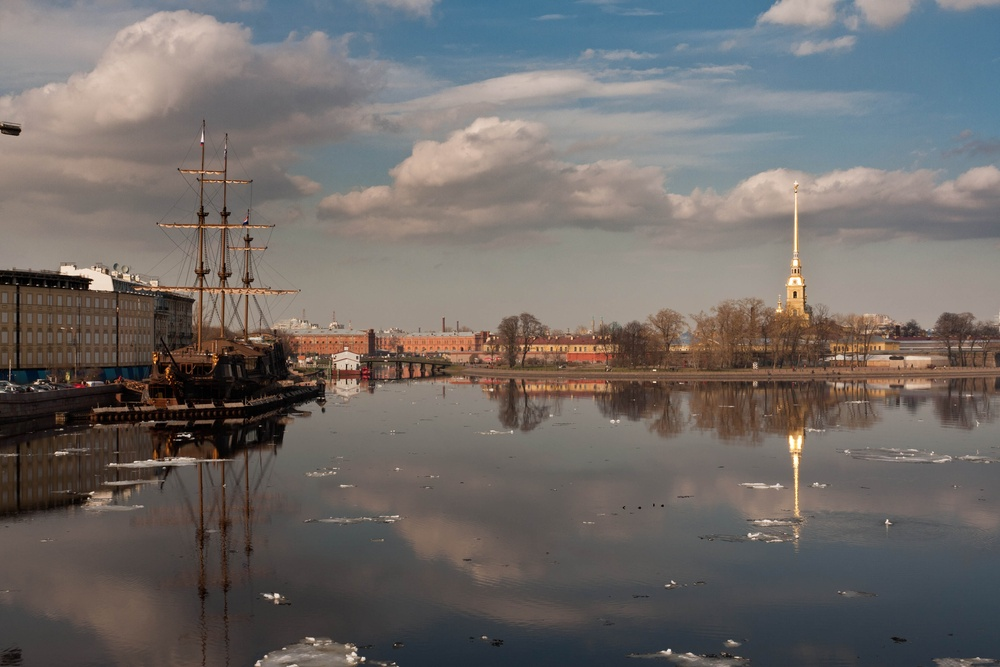
#> input picture EdgeDetection_Matching/Assignment3_Files/boat1.jpg, 1000 x 667 px, shrunk from 3888 x 2592 before the run
$ jupyter execute Assignment3_3.ipynb
#> lines starting #> are read from the running program, lines starting #| are printed output that depends on the picture
[cell 1]
import cv2
import numpy as np
import matplotlib.pyplot as plt

def show_match(img1, kp1, img2, kp2, matches, title):
    # Draw matches
    matched_img = cv2.drawMatches(
        img1, kp1,
        img2, kp2,
        matches, None,
        flags=cv2.DrawMatchesFlags_NOT_DRAW_SINGLE_POINTS,
        matchColor=(0, 255, 0)
    )

    # Convert BGR->RGB if images are BGR
    matched_img_rgb = cv2.cvtColor(matched_img, cv2.COLOR_BGR2RGB)

    plt.figure(figsize=(12,6))
    plt.title(title)
    plt.imshow(matched_img_rgb)
    plt.axis('off')
    plt.show()

# Read images
boat1_color = cv2.imread('Assignment3_Files/boat1.jpg')
#> boat1_color is the input picture: shape (667, 1000, 3); mean B, G, R 104, 106.6, 111.8
boat3_color = cv2.imread('Assignment3_Files/boat3.jpg')
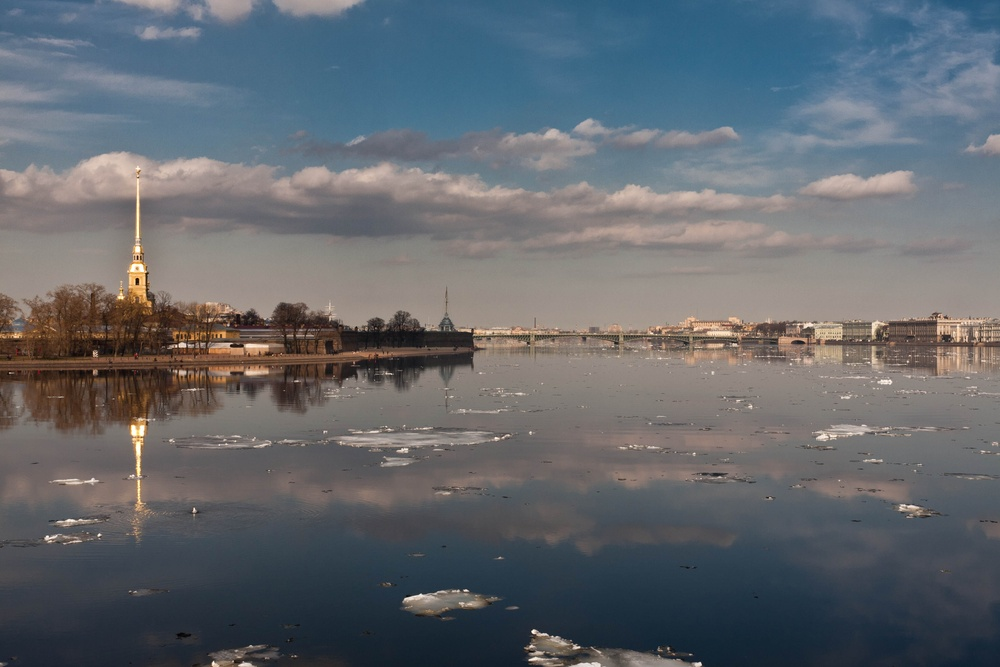
#> input picture EdgeDetection_Matching/Assignment3_Files/boat3.jpg, 1000 x 667 px, shrunk from 3888 x 2592 before the run
#> boat3_color is the input picture: shape (667, 1000, 3); mean B, G, R 109.4, 103.9, 99.5

# Convert to grayscale
boat1_gray = cv2.cvtColor(boat1_color, cv2.COLOR_BGR2GRAY)
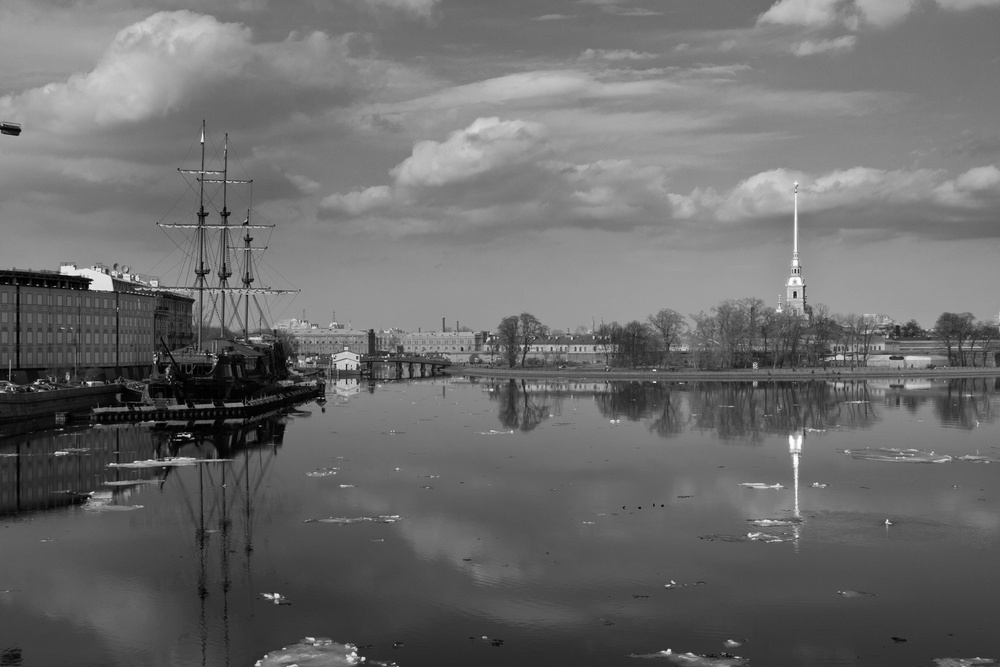
#> boat1_gray: shape (667, 1000); min 0, max 254, mean 107.8
boat3_gray = cv2.cvtColor(boat3_color, cv2.COLOR_BGR2GRAY)
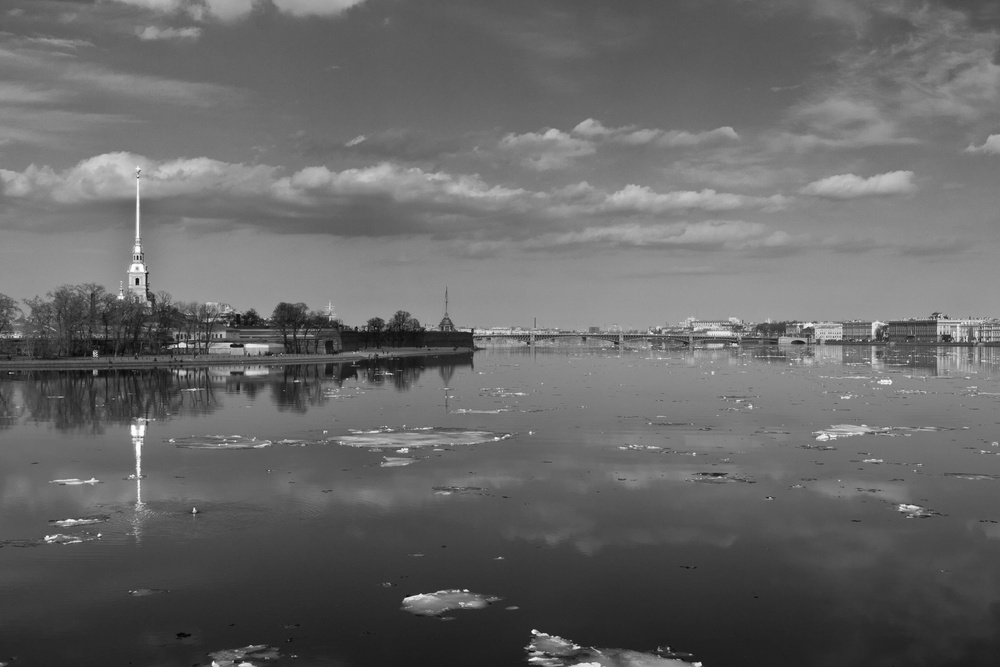
#> boat3_gray: shape (667, 1000); min 2, max 255, mean 103.2

[cell 2]
# Initialize ORB
orb = cv2.ORB_create(nfeatures=500)

# Detect and compute
kp1, des1 = orb.detectAndCompute(boat1_gray, None)
#> kp1 = 500 keypoints; strongest (x, y, size): (89, 287, 31), (89, 282, 31), (91, 280, 31), (188, 436, 31)
kp3, des3 = orb.detectAndCompute(boat3_gray, None)
#> kp3 = 500 keypoints; strongest (x, y, size): (532, 631, 31), (136, 279, 31), (180, 345, 31), (138, 282, 31)

print(f"Number of keypoints in boat1: {len(kp1)}")
#| Number of keypoints in boat1: 500
print(f"Number of keypoints in boat3: {len(kp3)}")
#| Number of keypoints in boat3: 500

[cell 3]
# BFMatcher with Hamming norm
bf = cv2.BFMatcher(cv2.NORM_HAMMING, crossCheck=True)

# Match descriptors
matches_bf = bf.match(des1, des3)
#> matches_bf = 173 matches

# Sort them in ascending order of distance
matches_bf = sorted(matches_bf, key=lambda x: x.distance)

# Show top 15 matches
top_15_bf = matches_bf[:15]
#> top_15_bf = 15 matches
show_match(boat1_color, kp1, boat3_color, kp3, top_15_bf, "BFMatcher Top 15 Matches (ORB)")
#> in show_match, `matched_img = cv2.drawMatches( img1, kp1, img2, kp2, matches, None, fl..`:
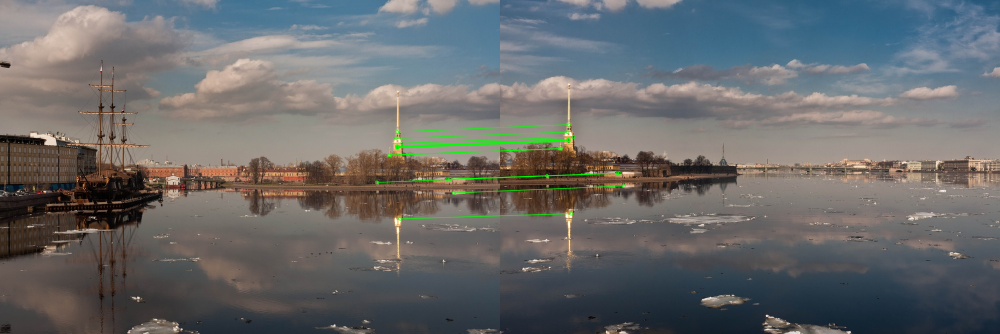
#> matched_img: shape (667, 2000, 3) (shown at 1/2 size); mean B, G, R 106.2, 105.8, 105

[cell 4]
# Show top 20 matches
top_20_bf = matches_bf[:20]
#> top_20_bf = 20 matches
show_match(boat1_color, kp1, boat3_color, kp3, top_20_bf, "BFMatcher Top 20 Matches (ORB)")

[cell 5]
# FLANN for ORB
FLANN_INDEX_LSH = 1
index_params= dict(algorithm = FLANN_INDEX_LSH,
                   table_number = 6,
                   key_size = 12,
                   multi_probe_level = 1)
search_params = dict(checks=50)

flann = cv2.FlannBasedMatcher(index_params, search_params)

# With ORB, pass descriptors as type float32
des1_float = np.float32(des1)
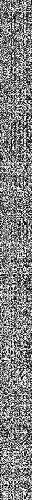
#> des1_float: shape (500, 32) float32; min 0, max 255, mean 128.7
des3_float = np.float32(des3)
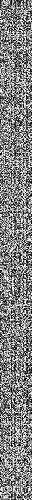
#> des3_float: shape (500, 32) float32; min 0, max 255, mean 129.4

matches_flann = flann.match(des1_float, des3_float)
#> matches_flann = 500 matches
matches_flann = sorted(matches_flann, key=lambda x: x.distance)

# Show top 20 matches
top_20_flann = matches_flann[:20]
#> top_20_flann = 20 matches
show_match(boat1_color, kp1, boat3_color, kp3, top_20_flann, "FlannBasedMatcher Top 20 Matches (ORB)")

[cell 6]
# Show top 15 matches
top_15_flann = matches_flann[:15]
#> top_15_flann = 15 matches
show_match(boat1_color, kp1, boat3_color, kp3, top_15_flann, "FlannBasedMatcher Top 15 Matches (ORB)")

[cell 7]
# Get image dimensions
h, w = boat3_gray.shape[:2]
#> h = 667; w = 1000
center = (w//2, h//2)
#> center = (500, 333)

# Rotation matrix: 20 deg CCW
angle = 20
rotation_matrix = cv2.getRotationMatrix2D(center, angle, 1.0)

# Perform the rotation
boat3_rotated_color = cv2.warpAffine(boat3_color, rotation_matrix, (w, h))
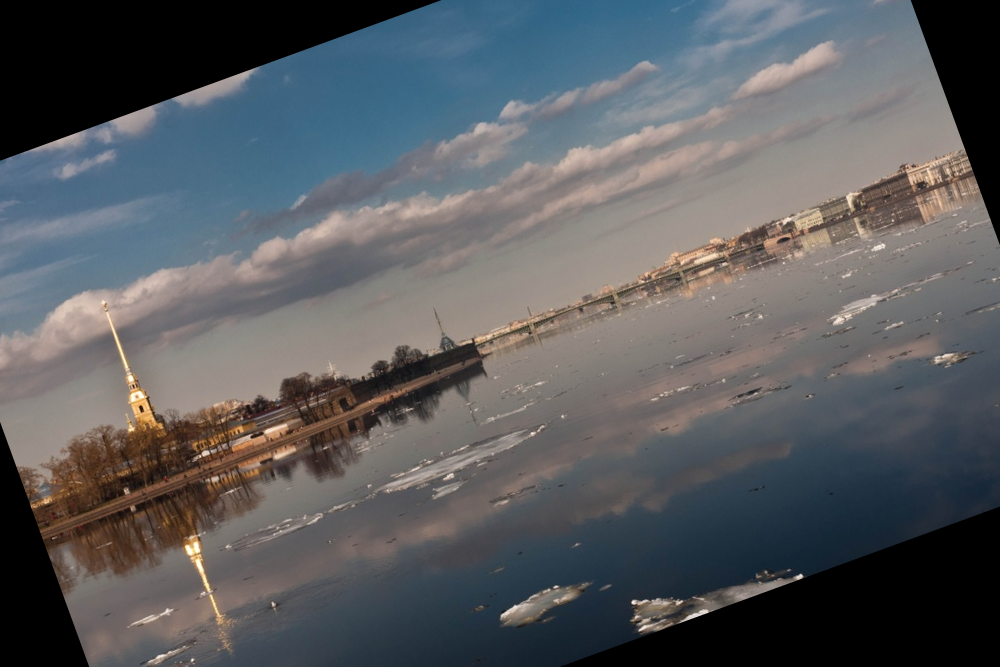
#> boat3_rotated_color: shape (667, 1000, 3); mean B, G, R 95.1, 92.1, 90.1
boat3_rotated_gray = cv2.cvtColor(boat3_rotated_color, cv2.COLOR_BGR2GRAY)
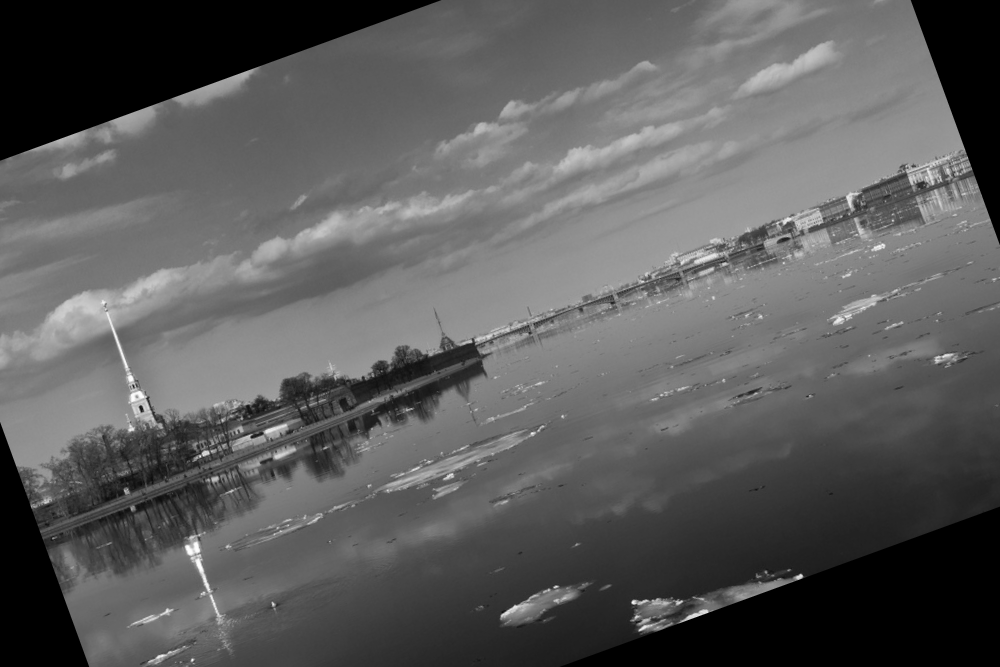
#> boat3_rotated_gray: shape (667, 1000); min 0, max 254, mean 91.8

# Display the rotated image
plt.figure(figsize=(6,6))
plt.title("boat3 rotated by 20 degrees CCW")
plt.imshow(cv2.cvtColor(boat3_rotated_color, cv2.COLOR_BGR2RGB))
plt.axis('off')
plt.show()

[cell 8]
# Detect features in the rotated image
kp3_rot, des3_rot = orb.detectAndCompute(boat3_rotated_gray, None)
#> kp3_rot = 500 keypoints; strongest (x, y, size): (801, 576, 31), (632, 602, 31), (800, 576, 37.2), (800, 574, 31)

# Convert descriptors to float32 for FLANN
des3_rot_float = np.float32(des3_rot)
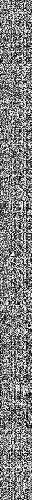
#> des3_rot_float: shape (500, 32) float32; min 0, max 255, mean 127.8

# Match with Flann
matches_flann_rot = flann.match(des1_float, des3_rot_float)
#> matches_flann_rot = 500 matches
matches_flann_rot = sorted(matches_flann_rot, key=lambda x: x.distance)

top_10_flann_rot = matches_flann_rot[:10]
#> top_10_flann_rot = 10 matches
show_match(boat1_color, kp1, boat3_rotated_color, kp3_rot, top_10_flann_rot,
           "FlannBasedMatcher (Top 10) with boat3 rotated")
#> in show_match (call 5), `matched_img = cv2.drawMatches( img1, kp1, img2, kp2, matches, None, fl..`:
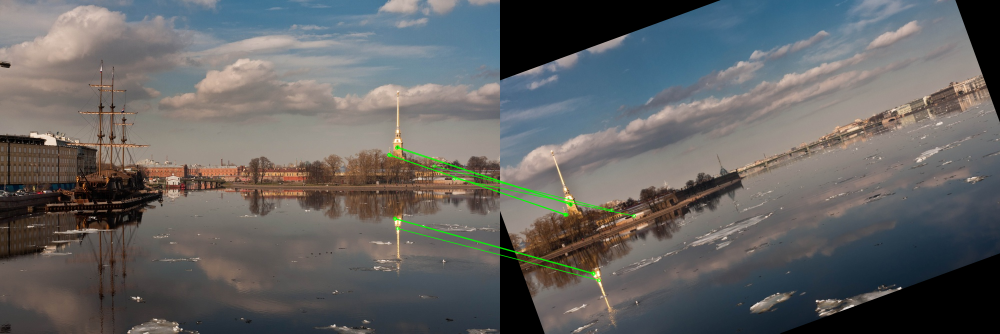
#> matched_img: shape (667, 2000, 3) (shown at 1/2 size); mean B, G, R 99.2, 99.8, 100.5
